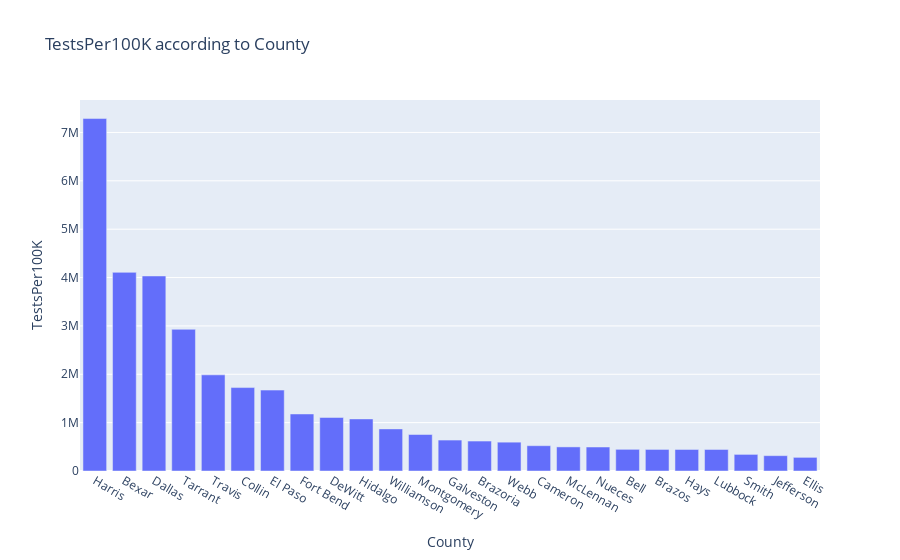

Notebook source saved alongside this figure:
### Code cell
#Top 25 Counties with Testing ratio with 100 K.
data2 = GroupByCountyDF[["County","TestsPer100K"]].nlargest(25,"TestsPer100K")
fig = px.bar(data2, x = 'County',y = 'TestsPer100K',title="TestsPer100K according to County",)
fig.show()

### Figure 1 — Plotly figure (JSON) as saved in the notebook; plotly's stock layout.template omitted (floating-point values rounded to 4 significant figures)
{"data": [{"alignmentgroup": "True", "hovertemplate": "County=%{x}<br>TestsPer100K=%{y}<extra></extra>", "legendgroup": "", "marker": {"color": "#636efa", "pattern": {"shape": ""}}, "name": "", "offsetgroup": "", "orientation": "v", "showlegend": false, "textposition": "auto", "type": "bar", "x": ["Harris", "Bexar", "Dallas", "Tarrant", "Travis", "Collin", "El Paso", "Fort Bend", "DeWitt", "Hidalgo", "Williamson", "Montgomery", "Galveston", "Brazoria", "Webb", "Cameron", "McLennan", "Nueces", "Bell", "Brazos", "Hays", "Lubbock", "Smith", "Jefferson", "Ellis"], "xaxis": "x", "y": [7287633, 4107223, 4032537, 2929567, 1987766, 1724995, 1672998, 1179185, 1106959, 1076920, 870573, 754609, 639774, 619525, 596397, 523128, 498391, 496291, 448061, 446054, 445245, 445053, 343298, 317058, 281938], "yaxis": "y"}], "layout": {"barmode": "relative", "legend": {"tracegroupgap": 0}, "title": {"text": "TestsPer100K according to County"}, "xaxis": {"anchor": "y", "domain": [0, 1], "title": {"text": "County"}}, "yaxis": {"anchor": "x", "domain": [0, 1], "title": {"text": "TestsPer100K"}}}}
